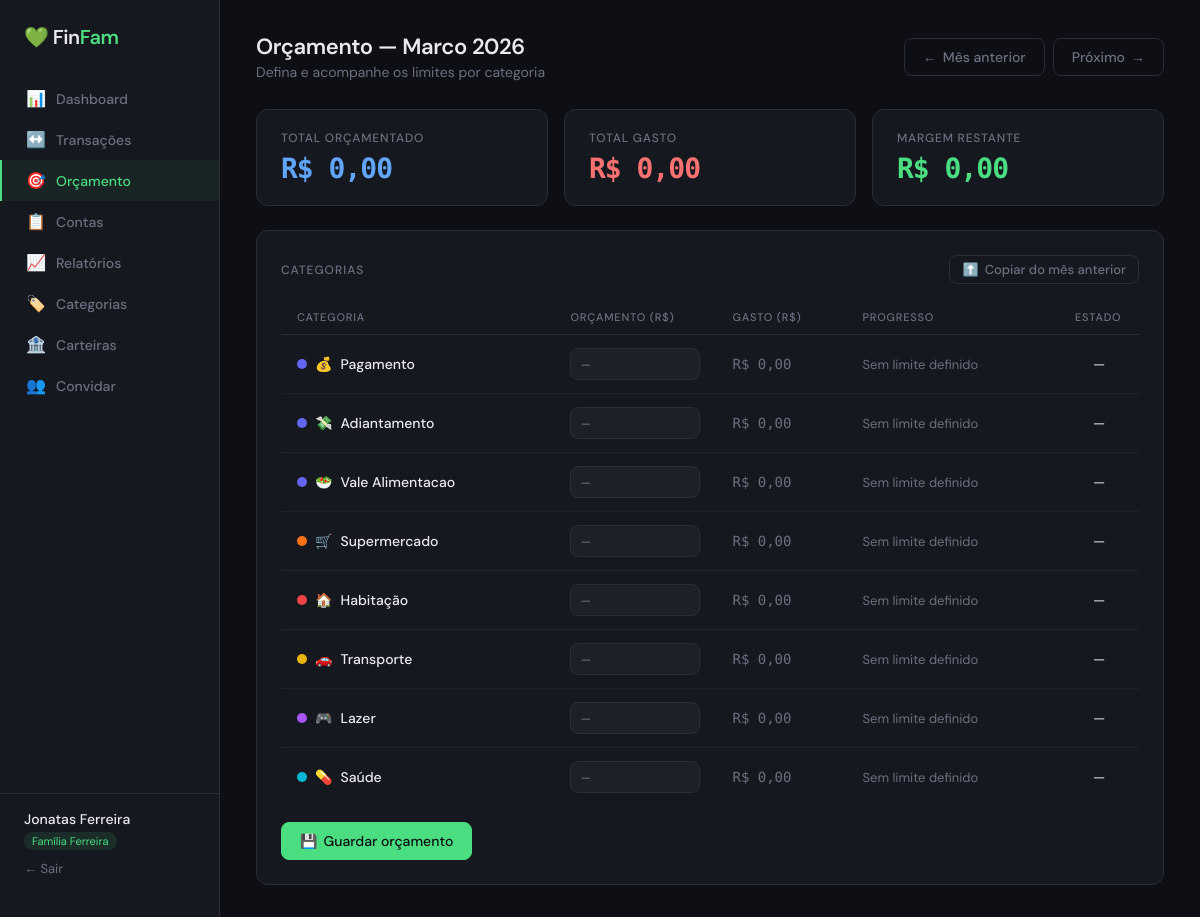
Screenshot of /budget (signed in) with the database file from the repository.
### app/models.py (models this page shows, shortened)
class User(UserMixin, db.Model):
    __tablename__ = 'users'
    id = db.Column(db.Integer, primary_key=True)
    name = db.Column(db.String(100), nullable=False)
    email = db.Column(db.String(150), unique=True, nullable=False)
    password_hash = db.Column(db.String(256), nullable=False)
    role = db.Column(db.String(10), default='member')  # 'admin' or 'member'
    family_id = db.Column(db.Integer, db.ForeignKey('families.id'), nullable=True)
    created_at = db.Column(db.DateTime, default=datetime.utcnow)
    family = db.relationship('Family', back_populates='members')
    transactions = db.relationship('Transaction', back_populates='user')
    bills = db.relationship('Bill', back_populates='user')
    @property
    def is_admin(self):
        return self.role == 'admin'

class Family(db.Model):
    __tablename__ = 'families'
    id = db.Column(db.Integer, primary_key=True)
    name = db.Column(db.String(100), nullable=False)
    invite_token = db.Column(db.String(64), unique=True, default=lambda: secrets.token_urlsafe(32))
    created_at = db.Column(db.DateTime, default=datetime.utcnow)
    members = db.relationship('User', back_populates='family')
    categories = db.relationship('Category', back_populates='family')
    transactions = db.relationship('Transaction', back_populates='family')
    budgets = db.relationship('Budget', back_populates='family')
    bills = db.relationship('Bill', back_populates='family')
    bank_accounts = db.relationship('BankAccount', back_populates='family')

class Category(db.Model):
    __tablename__ = 'categories'
    id = db.Column(db.Integer, primary_key=True)
    name = db.Column(db.String(80), nullable=False)
    icon = db.Column(db.String(10), default='💰')
    color = db.Column(db.String(7), default='#6366f1')
    family_id = db.Column(db.Integer, db.ForeignKey('families.id'), nullable=False)
    family = db.relationship('Family', back_populates='categories')
    transactions = db.relationship('Transaction', back_populates='category')
    budgets = db.relationship('Budget', back_populates='category')

### app/routes/budget_bills_reports.py (the view)
@budget_bp.route('/budget')
@login_required
def index():
    today = date.today()
    month = request.args.get('month', today.month, type=int)
    year  = request.args.get('year',  today.year,  type=int)
    family_id = current_user.family_id
    categories = Category.query.filter_by(family_id=family_id).all()
    budgets    = {b.category_id: b for b in Budget.query.filter_by(
                    family_id=family_id, month=month, year=year).all()}
    spent_map  = _get_spent_map(family_id, month, year)
    total_budgeted = sum(b.amount for b in budgets.values())
    total_spent    = sum(spent_map.get(c.id, 0) for c in categories)
    alerts = [c for c in categories
              if c.id in budgets and spent_map.get(c.id, 0) > budgets[c.id].amount]
    pm, py = _prev_month(month, year)
    nm, ny = _next_month(month, year)
    return render_template('budget/index.html',
        categories=categories, budgets=budgets, spent_map=spent_map,
        month=month, year=year, month_name=MONTH_NAMES[month-1],
        total_budgeted=total_budgeted, total_spent=total_spent,
        alerts=alerts,
        prev_month=pm, prev_year=py,
        next_month=nm, next_year=ny)

### app/__init__.py (called while the page is built)
def brl(value):
    try:
        v = float(value)
        formatted = f"{abs(v):,.2f}".replace(',', 'X').replace('.', ',').replace('X', '.')
        sign = '-' if v < 0 else ''
        return f"R$ {sign}{formatted}"
    except (TypeError, ValueError):
        return "R$ 0,00"

### app/routes/budget_bills_reports.py (called while the page is built)
def _prev_month(month, year):
    return (12, year - 1) if month == 1 else (month - 1, year)

def _next_month(month, year):
    return (1, year + 1) if month == 12 else (month + 1, year)

def _get_spent_map(family_id, month, year):
    rows = db.session.query(
        Transaction.category_id,
        func.sum(Transaction.amount).label('total')
    ).filter(
        Transaction.family_id == family_id,
        Transaction.type == 'expense',
        extract('month', Transaction.date) == month,
        extract('year', Transaction.date) == year
    ).group_by(Transaction.category_id).all()
    return {r.category_id: r.total for r in rows}

### app/templates/budget/index.html (shortened to what this page needs)
{% extends 'base.html' %}
{% block content %}
<div class="page-header">
  <div>
    <h1 class="page-title">Orçamento — {{ month_name }} {{ year }}</h1>
    <div class="page-subtitle">Defina e acompanhe os limites por categoria</div>
  </div>
  <div class="flex items-center gap-2">
    <a href="{{ url_for('budget.index', month=prev_month, year=prev_year) }}" class="btn btn-ghost"
      hx-get="{{ url_for('budget.index', month=prev_month, year=prev_year) }}" hx-target="#content-container"
      hx-select="#content-container" hx-push-url="true">
      <span aria-hidden="true">←</span> Mês anterior
    </a>
    <a href="{{ url_for('budget.index', month=next_month, year=next_year) }}" class="btn btn-ghost"
      hx-get="{{ url_for('budget.index', month=next_month, year=next_year) }}" hx-target="#content-container"
      hx-select="#content-container" hx-push-url="true">
      Próximo <span aria-hidden="true">→</span>
    </a>
  </div>
</div>
<section class="stats-grid mb-6" aria-label="Resumo do orçamento">
  <div class="stat-card">
    <h2 class="stat-label">Total orçamentado</h2>
    <div class="stat-value text-primary font-bold">{{ total_budgeted|brl }}</div>
  </div>
  <div class="stat-card">
    <h2 class="stat-label">Total gasto</h2>
    <div class="stat-value text-expense font-bold">{{ total_spent|brl }}</div>
  </div>
  <div class="stat-card">
    <h2 class="stat-label">Margem restante</h2>
    {% set margin = total_budgeted - total_spent %}
    <div class="stat-value {% if margin >= 0 %}text-income{% else %}text-expense{% endif %} font-bold">{{ margin|brl }}
    </div>
  </div>
</section>
<section class="card" aria-label="Limites por categoria">
  <div class="card-header">
    <h2 class="card-title no-margin">Categorias</h2>
    <form method="POST" action="{{ url_for('budget.copy_prev') }}" class="mb-0">
      <button type="submit" class="btn btn-ghost btn-sm" aria-label="Copiar orçamentos do mês anterior"
        title="Copiar orçamentos do mês anterior">
        <span aria-hidden="true">⬆️</span> Copiar do mês anterior
      </button>
    </form>
  </div>
  <form method="POST" action="{{ url_for('budget.save') }}">
    <div class="table-responsive">
      <table class="table">
        <thead>
          <tr>
            <th scope="col">Categoria</th>
            <th scope="col" style="width:150px;">Orçamento (R$)</th>
            <th scope="col" style="width:130px;">Gasto (R$)</th>
            <th scope="col">Progresso</th>
            <th scope="col" class="text-center" style="width:80px;">Estado</th>
          </tr>
        </thead>
        <tbody>
          {% for cat in categories %}
          {% set budget = budgets.get(cat.id) %}
          {% set spent = spent_map.get(cat.id, 0) %}
          {% set bval = budget.amount if budget else 0 %}
          {% set pct = [[((spent / bval * 100) if bval > 0 else 0), 0]|max, 100]|min %}
          {% set over = bval > 0 and spent > bval %}
          <tr class="{% if over %}bg-danger-light{% endif %}">
            <td>
              <div class="flex items-center gap-2 font-medium">
                <div class="cat-dot" style="background:{{ cat.color }};" aria-hidden="true"></div>
                <span class="text-base" aria-hidden="true">{{ cat.icon }}</span>
                <span>{{ cat.name }}</span>
              </div>
            </td>
            <td>
              <input type="number" id="budget_{{ cat.id }}" name="budget_{{ cat.id }}" class="form-control mono"
                style="width:130px;padding:7px 10px;" step="0.01" min="0" placeholder="—"
                value="{{ bval|brl if bval else '' }}">
            </td>
            <td class="mono text-base {% if over %}text-expense{% else %}text-muted{% endif %}">
              {{ spent|brl }}
            </td>
            <td style="min-width:140px;">
              {% if bval > 0 %}
              <div class="progress mb-1" role="progressbar" aria-valuenow="{{ pct }}" aria-valuemin="0"
                aria-valuemax="100">
                <div class="progress-bar"
                  style="width:{{ pct }}%;background:{% if pct >= 100 %}var(--expense){% elif pct >= 80 %}var(--warning){% else %}var(--income){% endif %};">
                </div>
              </div>
              <div class="text-xs text-muted mt-1">
                {{ '%.0f'|format(pct) }}%
                {% if bval > 0 %}· resta {{ bval - spent|brl }}{% endif %}
              </div>
              {% else %}
              <span class="text-muted text-sm">Sem limite definido</span>
              {% endif %}
            </td>
            <td class="text-center" aria-label="Status">
              {% if bval == 0 %}
              <span class="text-base" title="Sem orçamento">—</span>
              {% elif over %}
              <span class="text-base" title="Ultrapassado">🔴</span>
              {% elif pct >= 80 %}
              <span class="text-base" title="Atenção">🟡</span>
              {% else %}
              <span class="text-base" title="OK">🟢</span>
              {% endif %}
            </td>
          </tr>
          {% endfor %}
        </tbody>
      </table>
    </div>
    <div class="mt-4">
      <button type="submit" class="btn btn-primary" aria-label="Salvar Orçamento">
        <span aria-hidden="true">💾</span> Guardar orçamento
      </button>
    </div>
  </form>
</section>
{% endblock %}

### app/templates/base.html (shortened to what this page needs)
<!DOCTYPE html>
<html lang="pt">
<head>
  <link rel="stylesheet" href="{{ url_for('static', filename='css/style.css') }}">
</head>
<body hx-ext="preload">
  {% if current_user.is_authenticated %}
  <aside class="sidebar" id="sidebar" role="navigation" aria-label="Menu Principal">
    <div class="sidebar-logo" style="display:flex; justify-content:space-between; width:100%;">
      <div aria-hidden="true">💚 <span>Fin</span>Fam</div>
    </div>
    <nav class="sidebar-nav">
      <a href="{{ url_for('dashboard.index') }}"
        class="nav-item {% if request.endpoint == 'dashboard.index' %}active{% endif %}">
        <span class="icon" aria-hidden="true">📊</span> Dashboard
      </a>
      <a href="{{ url_for('transactions.index') }}"
        class="nav-item {% if 'transactions' in request.endpoint %}active{% endif %}">
        <span class="icon" aria-hidden="true">↔️</span> Transações
      </a>
      <a href="{{ url_for('budget.index') }}" class="nav-item {% if 'budget' in request.endpoint %}active{% endif %}">
        <span class="icon" aria-hidden="true">🎯</span> Orçamento
      </a>
      <a href="{{ url_for('bills.index') }}" class="nav-item {% if 'bills' in request.endpoint %}active{% endif %}">
        <span class="icon" aria-hidden="true">📋</span> Contas
      </a>
      <a href="{{ url_for('reports.index') }}" class="nav-item {% if 'reports' in request.endpoint %}active{% endif %}">
        <span class="icon" aria-hidden="true">📈</span> Relatórios
      </a>
      <a href="{{ url_for('categories.index') }}"
        class="nav-item {% if 'categories' in request.endpoint %}active{% endif %}">
        <span class="icon" aria-hidden="true">🏷️</span> Categorias
      </a>
      <a href="{{ url_for('accounts.index') }}"
        class="nav-item {% if 'accounts' in request.endpoint %}active{% endif %}">
        <span class="icon" aria-hidden="true">🏦</span> Carteiras
      </a>
      {% if current_user.is_admin %}
      <a href="{{ url_for('auth.invite') }}"
        class="nav-item {% if request.endpoint == 'auth.invite' %}active{% endif %}">
        <span class="icon" aria-hidden="true">👥</span> Convidar
      </a>
      {% endif %}
    </nav>
    <div class="sidebar-footer">
      <div class="user-name">{{ current_user.name }}</div>
      {% if current_user.family %}
      <span class="family-badge">{{ current_user.family.name }}</span>
      {% endif %}
      <a href="{{ url_for('auth.logout') }}" class="logout-link">← Sair</a>
    </div>
  </aside>
  {% endif %}
  <main class="main" id="main-content" >
    <div id="content-container">
      {% block content %}{% endblock %}
    </div>
  </main>
</body>
</html>

### rows the page displays
User: name "Jonatas Ferreira"
Family: family.name "Família Ferreira"
Category: icon "💰", name "Pagamento", spent "R$ 0,00"
Category: icon "💸", name "Adiantamento", spent "R$ 0,00"
Category: icon "🥗", name "Vale Alimentacao", spent "R$ 0,00"
Category: icon "🛒", name "Supermercado", spent "R$ 0,00"
Category: icon "🏠", name "Habitação", spent "R$ 0,00"
Category: icon "🚗", name "Transporte", spent "R$ 0,00"
Category: icon "🎮", name "Lazer", spent "R$ 0,00"
Category: icon "💊", name "Saúde", spent "R$ 0,00"

### other values shown
{{ month_name }} "Marco"
{{ year }} "2026"
{{ total_budgeted|brl }} "R$ 0,00"
{{ total_spent|brl }} "R$ 0,00"
{{ margin|brl }} "R$ 0,00"
